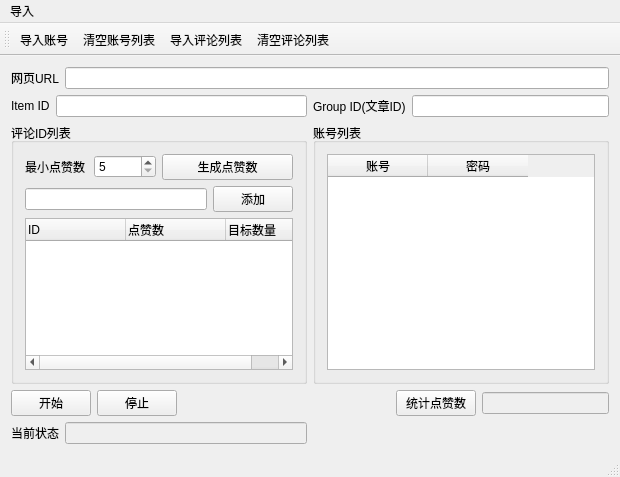
<?xml version="1.0" encoding="UTF-8"?>
<ui version="4.0">
 <class>autobots_toutiaoClass</class>
 <widget class="QMainWindow" name="autobots_toutiaoClass">
  <property name="geometry">
   <rect>
    <x>0</x>
    <y>0</y>
    <width>620</width>
    <height>477</height>
   </rect>
  </property>
  <property name="windowTitle">
   <string>今日头条点赞(微博)</string>
  </property>
  <widget class="QWidget" name="centralWidget">
   <layout class="QGridLayout" name="gridLayout_3">
    <item row="0" column="0" colspan="2">
     <layout class="QHBoxLayout" name="horizontalLayout_2">
      <item>
       <widget class="QLabel" name="label_3">
        <property name="text">
         <string>网页URL</string>
        </property>
       </widget>
      </item>
      <item>
       <widget class="QLineEdit" name="lineEdit_url">
        <property name="enabled">
         <bool>true</bool>
        </property>
       </widget>
      </item>
     </layout>
    </item>
    <item row="1" column="0">
     <layout class="QHBoxLayout" name="horizontalLayout_4">
      <item>
       <widget class="QLabel" name="label_4">
        <property name="text">
         <string>Item ID</string>
        </property>
       </widget>
      </item>
      <item>
       <widget class="QLineEdit" name="lineEdit_item_id">
        <property name="enabled">
         <bool>true</bool>
        </property>
       </widget>
      </item>
     </layout>
    </item>
    <item row="1" column="1">
     <layout class="QHBoxLayout" name="horizontalLayout_3">
      <item>
       <widget class="QLabel" name="label_2">
        <property name="text">
         <string>Group ID(文章ID)</string>
        </property>
       </widget>
      </item>
      <item>
       <widget class="QLineEdit" name="lineEdit_page_id">
        <property name="enabled">
         <bool>true</bool>
        </property>
       </widget>
      </item>
     </layout>
    </item>
    <item row="2" column="0" colspan="2">
     <layout class="QHBoxLayout" name="horizontalLayout_6">
      <item>
       <widget class="QGroupBox" name="groupBox">
        <property name="sizePolicy">
         <sizepolicy hsizetype="Preferred" vsizetype="Preferred">
          <horstretch>5</horstretch>
          <verstretch>0</verstretch>
         </sizepolicy>
        </property>
        <property name="title">
         <string>评论ID列表</string>
        </property>
        <layout class="QGridLayout" name="gridLayout">
         <item row="0" column="0">
          <layout class="QHBoxLayout" name="horizontalLayout_8">
           <item>
            <widget class="QLabel" name="label">
             <property name="text">
              <string>最小点赞数</string>
             </property>
            </widget>
           </item>
           <item>
            <widget class="QSpinBox" name="spinBox_min_count">
             <property name="minimum">
              <number>5</number>
             </property>
             <property name="maximum">
              <number>3000</number>
             </property>
             <property name="singleStep">
              <number>10</number>
             </property>
            </widget>
           </item>
          </layout>
         </item>
         <item row="1" column="0" colspan="2">
          <layout class="QHBoxLayout" name="horizontalLayout_7">
           <item>
            <widget class="QLineEdit" name="lineEdit_comment_id"/>
           </item>
           <item>
            <widget class="QPushButton" name="pushButton_add_comment_id">
             <property name="text">
              <string>添加</string>
             </property>
            </widget>
           </item>
          </layout>
         </item>
         <item row="2" column="0" colspan="2">
          <widget class="QTreeWidget" name="treeWidget_comment_id">
           <property name="sizePolicy">
            <sizepolicy hsizetype="Expanding" vsizetype="Expanding">
             <horstretch>2</horstretch>
             <verstretch>0</verstretch>
            </sizepolicy>
           </property>
           <column>
            <property name="text">
             <string>ID</string>
            </property>
           </column>
           <column>
            <property name="text">
             <string>点赞数</string>
            </property>
           </column>
           <column>
            <property name="text">
             <string>目标数量</string>
            </property>
           </column>
          </widget>
         </item>
         <item row="0" column="1">
          <widget class="QPushButton" name="pushButton_compute_num">
           <property name="text">
            <string>生成点赞数</string>
           </property>
          </widget>
         </item>
        </layout>
       </widget>
      </item>
      <item>
       <widget class="QGroupBox" name="groupBox_2">
        <property name="sizePolicy">
         <sizepolicy hsizetype="Preferred" vsizetype="Preferred">
          <horstretch>5</horstretch>
          <verstretch>0</verstretch>
         </sizepolicy>
        </property>
        <property name="title">
         <string>账号列表</string>
        </property>
        <layout class="QGridLayout" name="gridLayout_2">
         <item row="0" column="0">
          <widget class="QTableWidget" name="tableWidget_account_id">
           <column>
            <property name="text">
             <string>账号</string>
            </property>
           </column>
           <column>
            <property name="text">
             <string>密码</string>
            </property>
           </column>
          </widget>
         </item>
        </layout>
       </widget>
      </item>
     </layout>
    </item>
    <item row="3" column="0" colspan="2">
     <layout class="QHBoxLayout" name="horizontalLayout_10">
      <item>
       <layout class="QHBoxLayout" name="horizontalLayout_5">
        <item>
         <widget class="QPushButton" name="pushButton_start">
          <property name="text">
           <string>开始</string>
          </property>
         </widget>
        </item>
        <item>
         <widget class="QPushButton" name="pushButton_pause">
          <property name="text">
           <string>停止</string>
          </property>
         </widget>
        </item>
       </layout>
      </item>
      <item>
       <spacer name="horizontalSpacer">
        <property name="orientation">
         <enum>Qt::Horizontal</enum>
        </property>
        <property name="sizeHint" stdset="0">
         <size>
          <width>40</width>
          <height>20</height>
         </size>
        </property>
       </spacer>
      </item>
      <item>
       <layout class="QHBoxLayout" name="horizontalLayout_9">
        <item>
         <widget class="QPushButton" name="pushButton_count">
          <property name="text">
           <string>统计点赞数</string>
          </property>
         </widget>
        </item>
        <item>
         <widget class="QLineEdit" name="lineEdit_countall">
          <property name="enabled">
           <bool>false</bool>
          </property>
         </widget>
        </item>
       </layout>
      </item>
     </layout>
    </item>
    <item row="4" column="0">
     <layout class="QHBoxLayout" name="horizontalLayout">
      <item>
       <widget class="QLabel" name="label_1">
        <property name="text">
         <string>当前状态</string>
        </property>
       </widget>
      </item>
      <item>
       <widget class="QLineEdit" name="lineEdit_msg">
        <property name="enabled">
         <bool>false</bool>
        </property>
       </widget>
      </item>
     </layout>
    </item>
   </layout>
  </widget>
  <widget class="QMenuBar" name="menuBar">
   <property name="geometry">
    <rect>
     <x>0</x>
     <y>0</y>
     <width>620</width>
     <height>23</height>
    </rect>
   </property>
   <widget class="QMenu" name="menu">
    <property name="title">
     <string>导入</string>
    </property>
    <addaction name="action_from_txt"/>
    <addaction name="action_import_commentid"/>
   </widget>
   <addaction name="menu"/>
  </widget>
  <widget class="QToolBar" name="mainToolBar">
   <attribute name="toolBarArea">
    <enum>TopToolBarArea</enum>
   </attribute>
   <attribute name="toolBarBreak">
    <bool>false</bool>
   </attribute>
   <addaction name="action_from_txt"/>
   <addaction name="action_clear_accounts"/>
   <addaction name="action_import_commentid"/>
   <addaction name="action_clear_comments"/>
  </widget>
  <widget class="QStatusBar" name="statusBar"/>
  <action name="action_from_txt">
   <property name="text">
    <string>导入账号</string>
   </property>
   <property name="toolTip">
    <string>txt文本</string>
   </property>
  </action>
  <action name="action_import_commentid">
   <property name="text">
    <string>导入评论列表</string>
   </property>
  </action>
  <action name="action_clear_comments">
   <property name="text">
    <string>清空评论列表</string>
   </property>
  </action>
  <action name="action_clear_accounts">
   <property name="text">
    <string>清空账号列表</string>
   </property>
  </action>
 </widget>
 <layoutdefault spacing="6" margin="11"/>
 <resources>
  <include location="autobots_toutiao.qrc"/>
 </resources>
 <connections/>
</ui>
